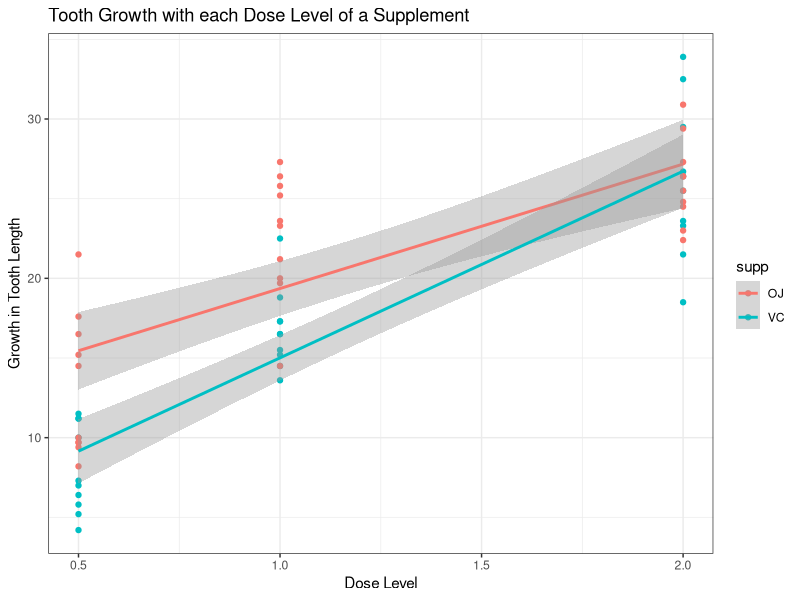

The R script that drew this image:
## ---- chunk 1
knitr::opts_chunk$set(echo = TRUE, cache = TRUE)
## ---- chunk 2
# loading the required libraries
library(ggplot2)
library(dplyr)
## ---- chunk 3
# loading the datasets package
library(datasets)

# loading the ToothGrowth data set
data("ToothGrowth")
## ---- chunk 4
# creating a point plot of the variation of teeth growth with respect to each dose level 
# of a supplement, and fitting a linear line over those points;
# the 'theme_bw()' function will add a light background with gray grid lines
# to the plot
qplot(x = dose, y = len, data = ToothGrowth, color = supp, geom = "point",
      main = "Tooth Growth with each Dose Level of a Supplement",
      xlab = "Dose Level", ylab = "Growth in Tooth Length") +
geom_smooth(method = "lm") + theme_bw()
